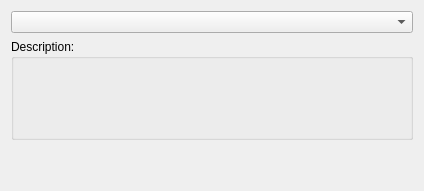
<?xml version="1.0" encoding="UTF-8"?>
<ui version="4.0">
 <class>config</class>
 <widget class="QWidget" name="config">
  <property name="geometry">
   <rect>
    <x>0</x>
    <y>0</y>
    <width>424</width>
    <height>191</height>
   </rect>
  </property>
  <layout class="QGridLayout" name="gridLayout">
   <item row="0" column="0">
    <widget class="QComboBox" name="layoutsComboBox"/>
   </item>
   <item row="2" column="0">
    <spacer name="verticalSpacer">
     <property name="orientation">
      <enum>Qt::Vertical</enum>
     </property>
     <property name="sizeType">
      <enum>QSizePolicy::Minimum</enum>
     </property>
     <property name="sizeHint" stdset="0">
      <size>
       <width>20</width>
       <height>40</height>
      </size>
     </property>
    </spacer>
   </item>
   <item row="1" column="0">
    <widget class="QGroupBox" name="groupBox">
     <property name="title">
      <string>Description:</string>
     </property>
     <property name="alignment">
      <set>Qt::AlignLeading|Qt::AlignLeft|Qt::AlignTop</set>
     </property>
     <widget class="QLabel" name="descriptionLabel">
      <property name="geometry">
       <rect>
        <x>10</x>
        <y>10</y>
        <width>391</width>
        <height>51</height>
       </rect>
      </property>
      <property name="text">
       <string/>
      </property>
     </widget>
    </widget>
   </item>
  </layout>
 </widget>
 <resources/>
 <connections/>
</ui>
